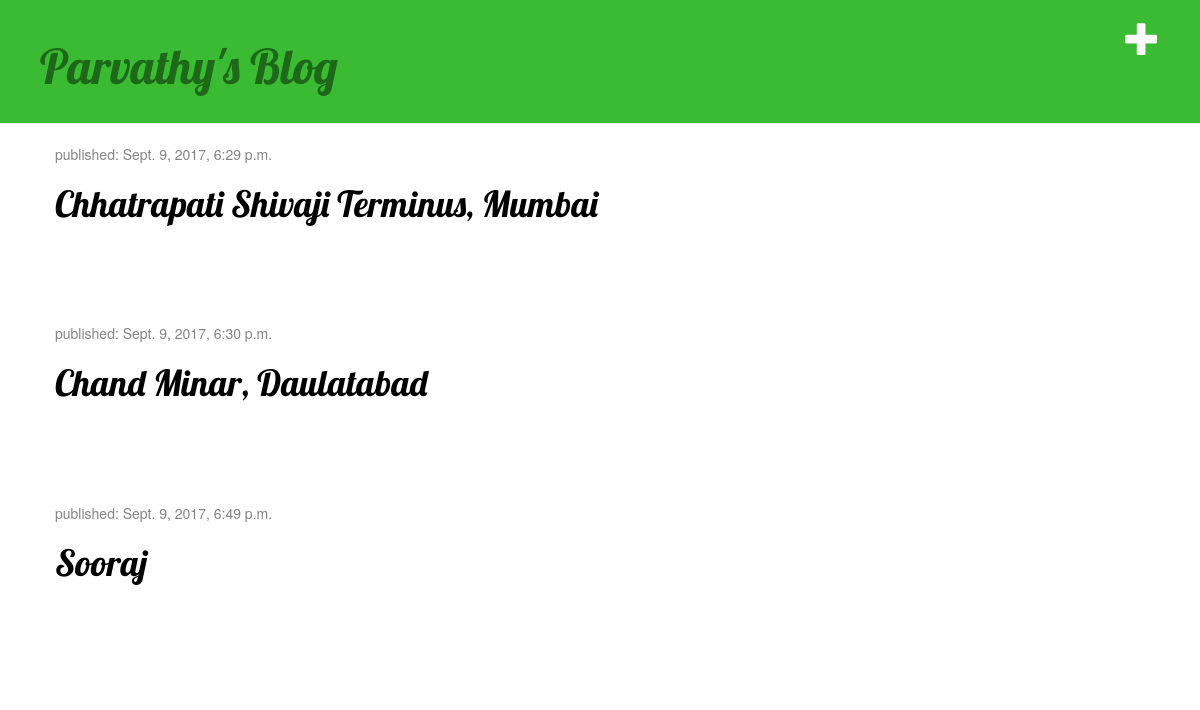
The page / on the database its author committed.
### blog/models.py (models this page shows, shortened)
class Post(models.Model):
    author = models.ForeignKey('auth.User')
    title = models.CharField(max_length=200)
    text = models.TextField()
    created_date = models.DateTimeField(
            default=timezone.now)
    published_date = models.DateTimeField(
            blank=True, null=True)

### blog/views.py (the view)
# urls.py: url(r'^$', views.post_list, name='post_list'),
def post_list(request):
	posts = Post.objects.all()
	return render(request, 'blog/post_list.html', {'posts':posts})

### blog/templates/blog/post_list.html
            {% extends 'blog/base.html' %}
            {% block content %}
            {% for post in posts %}
                <div class="post">
                    <div class="date">
                        <p>published: {{ post.published_date }}</p>
                    </div>
                    <h1><a href="{% url 'post_detail' pk=post.pk %}">{{ post.title }}</a></h1>
                    <br>
                </div>
            {% endfor %}
            {% endblock %}

### blog/templates/blog/base.html (shortened to what this page needs)
{% load staticfiles %}
<html>
    <head>
        <link rel="stylesheet" href="//maxcdn.bootstrapcdn.com/bootstrap/3.2.0/css/bootstrap.min.css">
        <link rel="stylesheet" href="//maxcdn.bootstrapcdn.com/bootstrap/3.2.0/css/bootstrap-theme.min.css">
        <link rel="stylesheet" href="{% static 'css/blog.css' %}">
    </head>
    <body>
        <div class="page-header">
            <a href="{% url 'post_new' %}" class="top-menu"><span class="glyphicon glyphicon-plus"></span></a>
            <h1><a href="/">Parvathy's Blog</a></h1>
        </div>
        <div class="content container">
            <div class="row">
                <div class="col-md-8">
                    {% block content %}
                    {% endblock %}
                </div>
            </div>
        </div>
    </body>
</html>

### blog/static/css/blog.css (style rules this page uses)
.page-header { background-color: 3BBA34 ; margin-top: 0; padding: 20px 20px 20px 40px; }
.page-header h1, .page-header h1 a, .page-header h1 a:visited, .page-header h1 a:active { color: 1D6919; font-size: 36pt; text-decoration: none; }
.content { margin-left: 40px; }
h1, h2, h3, h4 { font-family: 'Lobster', cursive; }
.date { color: #828282; }
.top-menu, .top-menu:hover, .top-menu:visited { color: #ffffff; float: right; font-size: 26pt; margin-right: 20px; }
.post { background-color: ; margin-bottom: 70px; }
.post h1 a, .post h1 a:visited { color: #000000; }

### rows shown on the page
Post: published_date "Sept. 9, 2017, 6:29 p.m.", title "Chhatrapati Shivaji Terminus, Mumbai"
Post: published_date "Sept. 9, 2017, 6:30 p.m.", title "Chand Minar, Daulatabad"
Post: published_date "Sept. 9, 2017, 6:49 p.m.", title "Sooraj"
